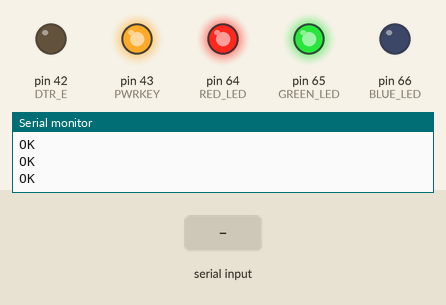
A sketch run on a simulated Arduino Mega 2560, built with avr-gcc and run on an emulated ATmega2560. On the bench: output pins drawn as LEDs (lit = HIGH), the last lines printed to the serial monitor. The test bench sets the inputs (shaded band). The modem accepts every AT command (registered, SIM ready, sends succeed) and sends nothing else.

Above: at 4.1 s.
4.2 s: "1" received over the second serial link
At 5.2 s:
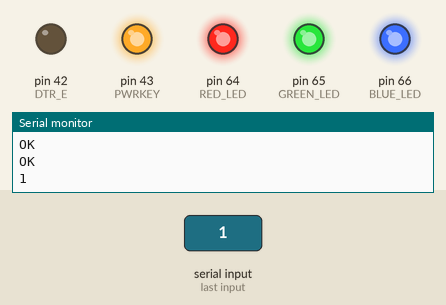
Timing chart, 0 to 7.2 s (numbered marks = the images above; inputs shaded):
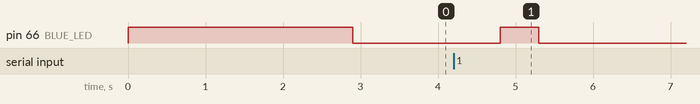

Measured:
- after the input at 4.2 s, pin 66 (BLUE_LED): LOW → HIGH after 0.60 s, → LOW 0.50 s later

The sketch:

Recieve.ino
```cpp
#include <string.h>
#include <stdio.h>
#include <stdlib.h>

#define DTR_E 42
#define PWRKEY 43
#define RED_LED 64
#define GREEN_LED 65
#define BLUE_LED 66
#define Button 67

#define simSerial Serial1
#define modbusSerial Serial2
#define loraSerial Serial3

unsigned char* simBuffer = (unsigned char*)malloc(1000 * sizeof(char));
unsigned char serverMessage[500];
unsigned char modBuffer[50];  // Buffer to store modbus slave response
char IMEI[20];                // Array to store IMEI number
char CSQ[3];                  // Til at hente NB signalvaerdi.

char readBuffer[1000];
int i = 0;

void setup() {

  CLKPR = 1 << CLKPCE;  // Clock Prescaler Change Enable
  CLKPR = 0;            // Change clock division factor to 1.

  Serial.begin(9600);
  loraSerial.begin(9600);

  pinMode(DTR_E, OUTPUT);
  pinMode(PWRKEY, OUTPUT);
  pinMode(BLUE_LED, OUTPUT);
  pinMode(GREEN_LED, OUTPUT);
  pinMode(RED_LED, OUTPUT);
  pinMode(Button, INPUT);

  digitalWrite(BLUE_LED, HIGH);
  digitalWrite(RED_LED, HIGH);
  digitalWrite(GREEN_LED, HIGH);
  digitalWrite(PWRKEY, HIGH);
  digitalWrite(DTR_E, LOW);

  delay(2000);

  loraSerial.println(F("AT+MODE=TEST"));
  read();
  memset(readBuffer, 0, sizeof readBuffer);

  delay(300);

  loraSerial.println(F("AT+TEST=RFCFG,868,SF12,125,8,8,22,ON,OFF,OFF"));
  read();
  memset(readBuffer, 0, sizeof readBuffer);

  delay(300);

  loraSerial.println(F("AT+TEST=RXLRPKT"));
  read();
  memset(readBuffer, 0, sizeof readBuffer);
}

void loop() {


  digitalWrite(BLUE_LED, LOW);
  while (!loraSerial.available()) {}
  read();
  memset(readBuffer, 0, sizeof readBuffer);
  delay(500);
  digitalWrite(BLUE_LED, HIGH);

  delay(500);


  // read();

  // if(strstr(readBuffer, "AA")){
  //   memset(readBuffer, 0, sizeof readBuffer);
  //   delay(100);
  //   loraSerial.println("AT+TEST=TXLRPKT, \"BB\"");
  //   read();
  //   memset(readBuffer, 0, sizeof readBuffer);
  // }


}

void read() {    // Read response after sending AT command

  delay(100);      // Wait for sim module to respons correctly
  i = 0;

  while (loraSerial.available()) {           // While data incomming: Read into buffer
      readBuffer[i] = loraSerial.read();
      i++;
  }

  Serial.write((char*)readBuffer);    // Write to terminal
  Serial.println();
}
```
